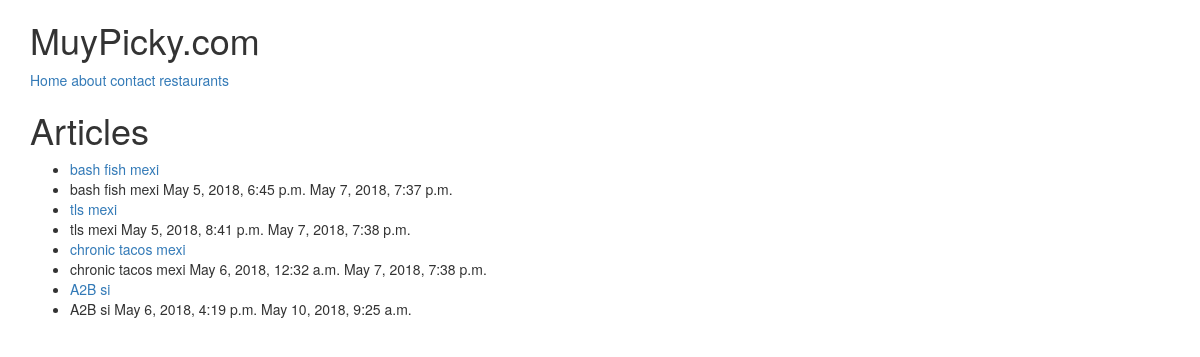
The page /restaurants/ on the database as committed earlier.
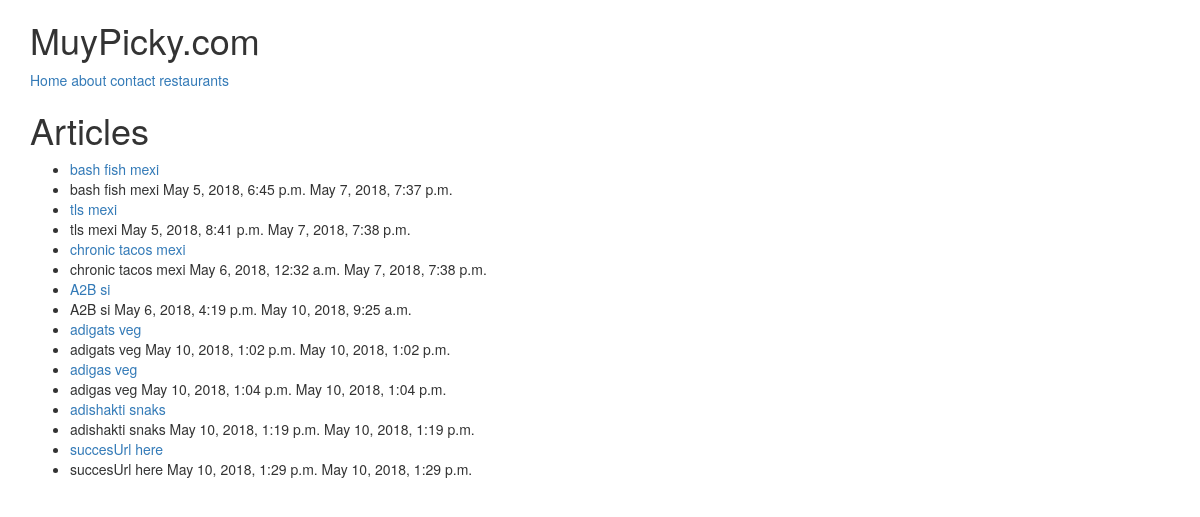
The same page on the database as committed later.
### restaurants/models.py (models this page shows, shortened)
class RestaurantLocation(models.Model):
    name        =models.CharField(max_length=120)
    location    =models.CharField(max_length=120,null=True,blank=True)
    category    =models.CharField(max_length=120,null=True,blank=True)
    timestamp   =models.DateTimeField(auto_now_add=True)
    update      =models.DateTimeField(auto_now=True)
    slug        =models.SlugField(null=True,blank=True)
    def __str__(self):
        return self.name

### restaurants/views.py (the view)
# urls.py: url(r'^restaurants/$',Restaurant_ListView.as_view(),name='restaurants'),
class Restaurant_ListView(ListView):
      queryset=RestaurantLocation.objects.all()
      def get_queryset(self):
          print(self.kwargs)
          slug=self.kwargs.get('slug')
          if slug:
              queryset=RestaurantLocation.objects.filter(
              Q(category__icontains=slug) |
              Q(category__iexact=slug))
          else:
              queryset=RestaurantLocation.objects.all()
          return queryset

### restaurants/templates/restaurants/restaurantlocation_list.html
{% extends 'base.html' %}
{% block content %}
<h1>Articles</h1>
<ul>
{% for obj in object_list %}
<li><a href="/restaurants/{{obj.slug}}">{{obj}} {{obj.category}}</a></li>
<li>{{obj.name}} {{ob.location}} {{obj.category}}  {{obj.timestamp}} {{obj.update}}</li>
{% empty %}
    <li>No articles yet.</li>
{% endfor %}
</ul>
{% endblock %}

### templates/base.html (shortened to what this page needs)
<!DOCTYPE html>
<html lang="en" dir="ltr">
  <head>
  </head>
  <body>
    {% include 'snippets/css.html' %}
    <div class="container">
        <h1>MuyPicky.com</h1>
        {% include 'snippets/nac.html' %}
          {% block content %}{% endblock %}
    </div>
  </body>
</html>

### templates/snippets/css.html (shortened to what this page needs)
<link rel="stylesheet" href="https://maxcdn.bootstrapcdn.com/bootstrap/3.3.7/css/bootstrap.min.css">
<link rel="stylesheet" href="https://maxcdn.bootstrapcdn.com/bootstrap/3.3.7/css/bootstrap-theme.min.css">

### templates/snippets/nac.html
  <a href="{% url 'home' %}">Home</a>
    <a href="{% url 'about' %}">about</a>
      <a href="{% url 'contact' %}">contact</a>
      <a href="{% url 'restaurants' %}">restaurants</a>

Rows that differ between the two databases and show on the page:
added RestaurantLocation: name "adigats", category "veg", timestamp "May 10, 2018, 1:02 p.m.", update "May 10, 2018, 1:02 p.m."
added RestaurantLocation: name "adigas", category "veg", timestamp "May 10, 2018, 1:04 p.m.", update "May 10, 2018, 1:04 p.m."
added RestaurantLocation: name "adishakti", category "snaks", timestamp "May 10, 2018, 1:19 p.m.", update "May 10, 2018, 1:19 p.m."
added RestaurantLocation: name "succesUrl", category "here", timestamp "May 10, 2018, 1:29 p.m.", update "May 10, 2018, 1:29 p.m."
